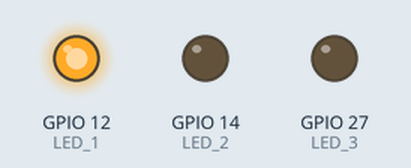
The program below on a simulated ESP32 board running MicroPython. Parts: output pins drawn as LEDs (lit = HIGH).

Above: at 0.5 s.
At 1.5 s:
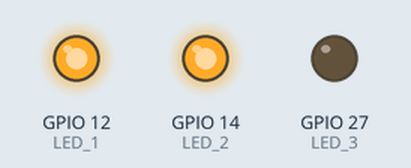
At 2.5 s:
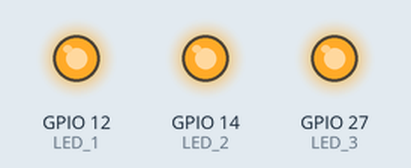
At 3.5 s:
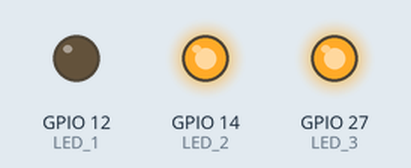
At 4.5 s:
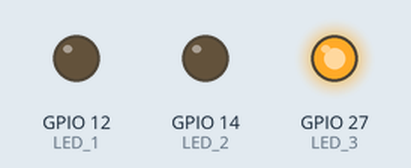
At 5.5 s:
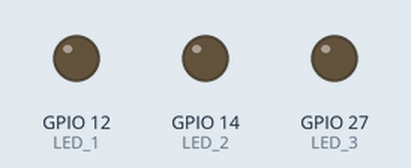
Timing chart, 0 to 7.8 s (numbered marks = the images above):
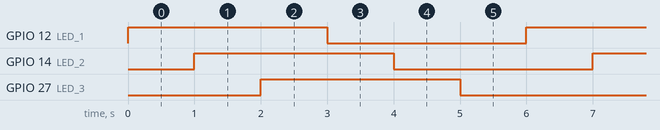

The program:

functions.py
```python
from machine import Pin
from time import sleep

LED_1 = Pin(12, Pin.OUT)
LED_2 = Pin(14, Pin.OUT)
LED_3 = Pin(27, Pin.OUT)

def Sequence(State1, State2, State3, Time):
    LED_1.value(State1)
    LED_2.value(State2)
    LED_3.value(State3)
    sleep(Time)

while True:
    Sequence(True, False, False, 1)
    Sequence(True, True, False, 1)
    Sequence(True, True, True, 1)
    Sequence(False, True, True, 1)
    Sequence(False, False, True, 1)
    Sequence(False, False, False, 1)
```

Measured:
- by itself, GPIO 12 (LED_1), GPIO 14 (LED_2), GPIO 27 (LED_3): alternates HIGH for 3.0 s and LOW for 3.0 s
- by itself, everything shown: repeats every 6.0 s, in 6 steps
